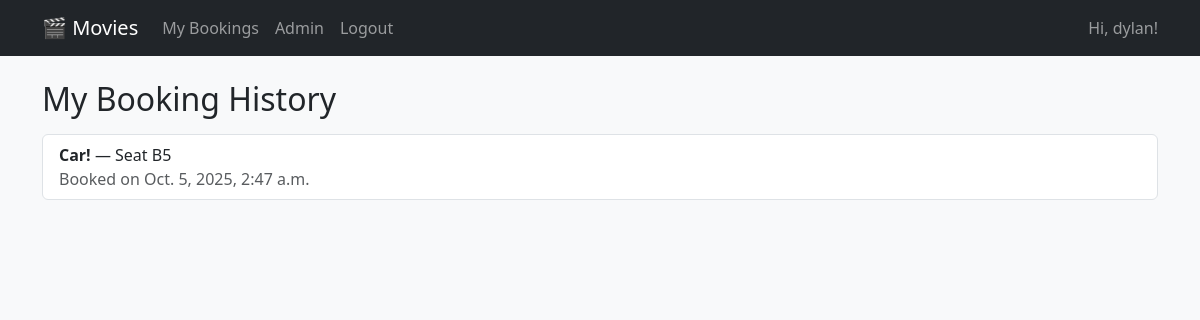
/history/ (signed in), run on an earlier commit of the app's database.
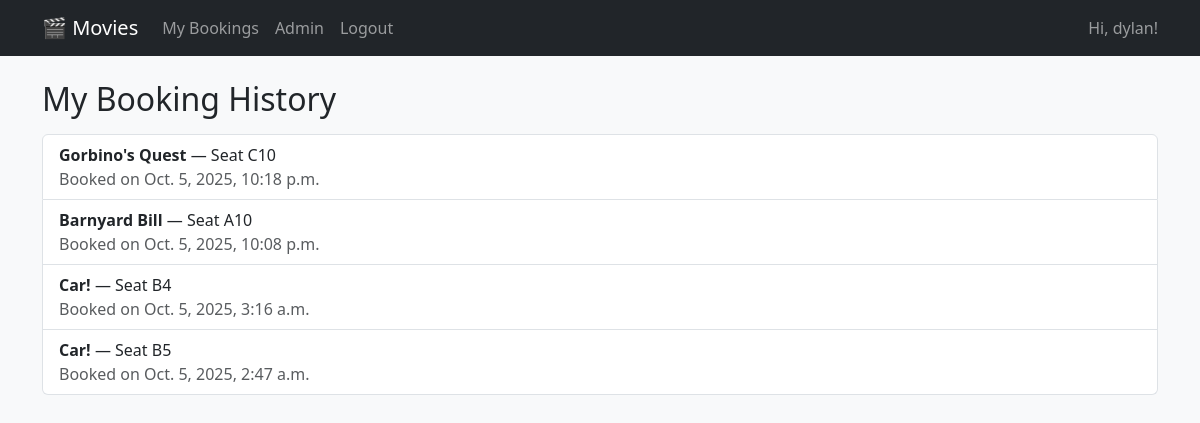
And on a later commit of the database.
### bookings/models.py (models this page shows, shortened)
class Booking(models.Model):
    movie = models.ForeignKey(Movie, on_delete=models.CASCADE, related_name='bookings')
    seat  = models.ForeignKey(Seat, on_delete=models.PROTECT, related_name='bookings')
    user  = models.ForeignKey(settings.AUTH_USER_MODEL, on_delete=models.CASCADE, related_name='bookings')
    booking_date = models.DateTimeField(auto_now_add=True)
    class Meta:
        ordering = ['-booking_date']
        constraints = [
            models.UniqueConstraint(fields=['movie', 'seat'], name='unique_movie_seat_booking')
        ]

class Movie(models.Model):
    title = models.CharField(max_length=200)
    description = models.TextField(blank=True)
    release_date = models.DateField()
    duration = models.PositiveIntegerField(help_text="Duration in minutes")

class Seat(models.Model):
    seat_number = models.CharField(max_length=10, unique=True)
    booking_status = models.BooleanField(default=False)

### bookings/views.py (the view)
# urls.py: path('history/', booking_history, name='booking_history'),
def booking_history(request):
    bookings = []
    if request.user.is_authenticated:
        bookings = (Booking.objects
                    .filter(user=request.user)
                    .select_related('movie', 'seat')
                    .order_by('-booking_date'))
    return render(request, 'bookings/booking_history.html', {'bookings': bookings})

### bookings/templates/bookings/booking_history.html (shortened to what this page needs)
{% extends 'bookings/base.html' %}
{% block content %}
<h2 class="mb-3">My Booking History</h2>
<ul class="list-group">
  {% for b in bookings %}
  <li class="list-group-item d-flex justify-content-between align-items-center">
    <div>
      <strong>{{ b.movie.title }}</strong> — Seat {{ b.seat.seat_number }}
      <div class="text-muted">Booked on {{ b.booking_date }}</div>
    </div>
  </li>
  {% empty %}
  <li class="list-group-item">No bookings yet.</li>
  {% endfor %}
</ul>
{% endblock %}

What changed in the data, as far as the page shows it:
added Booking: movie "Gorbino's Quest", seat.seat_number "C10", booking_date "Oct. 5, 2025, 10:18 p.m."
added Booking: movie "Barnyard Bill", seat.seat_number "A10", booking_date "Oct. 5, 2025, 10:08 p.m."
added Booking: movie "Car!", seat.seat_number "B4", booking_date "Oct. 5, 2025, 3:16 a.m."
